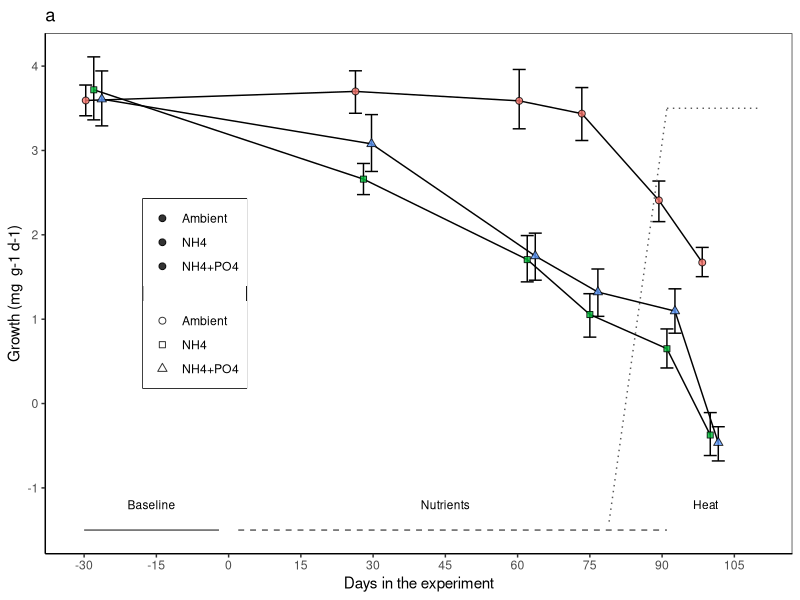
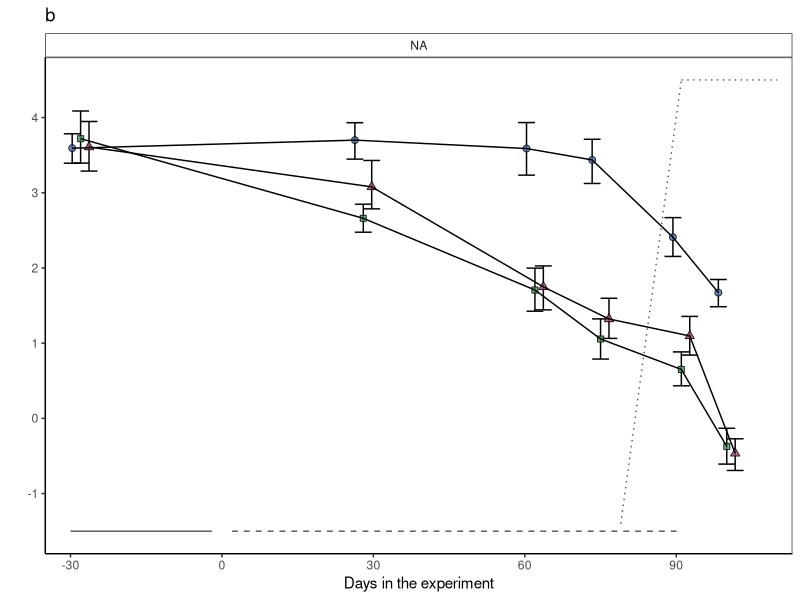
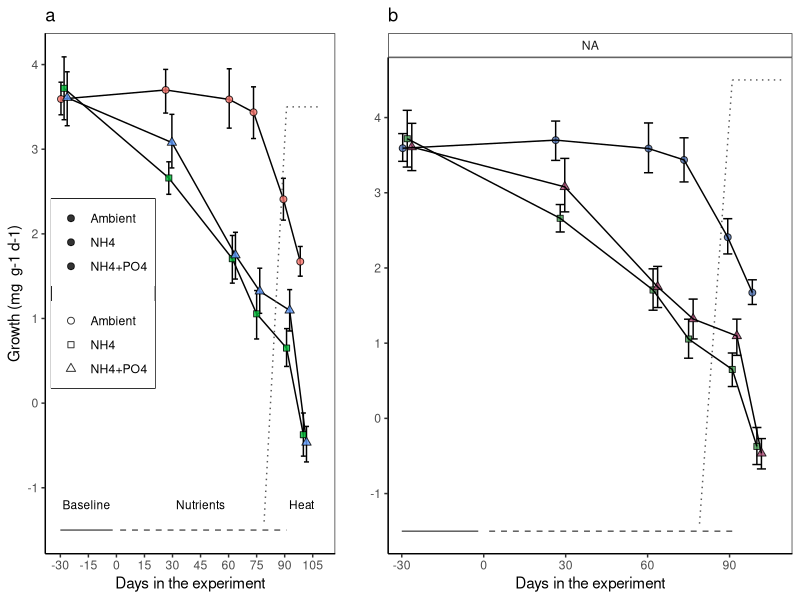
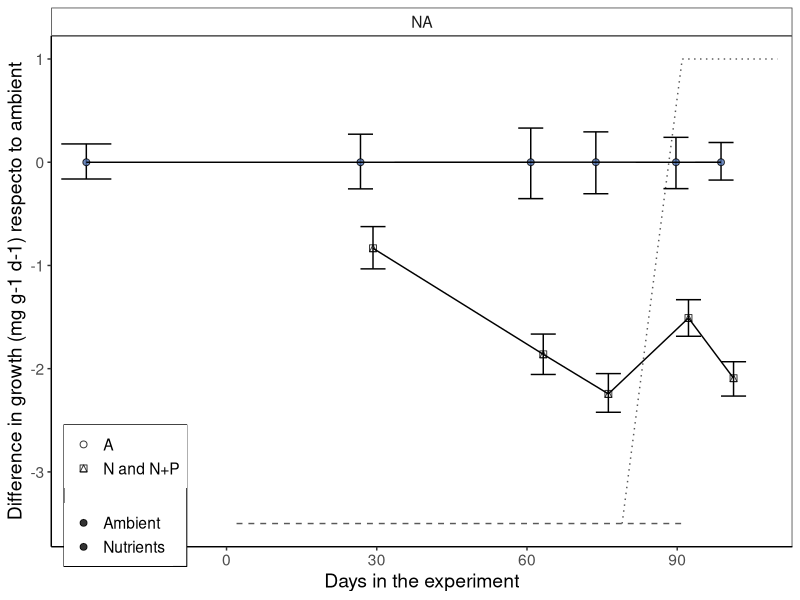
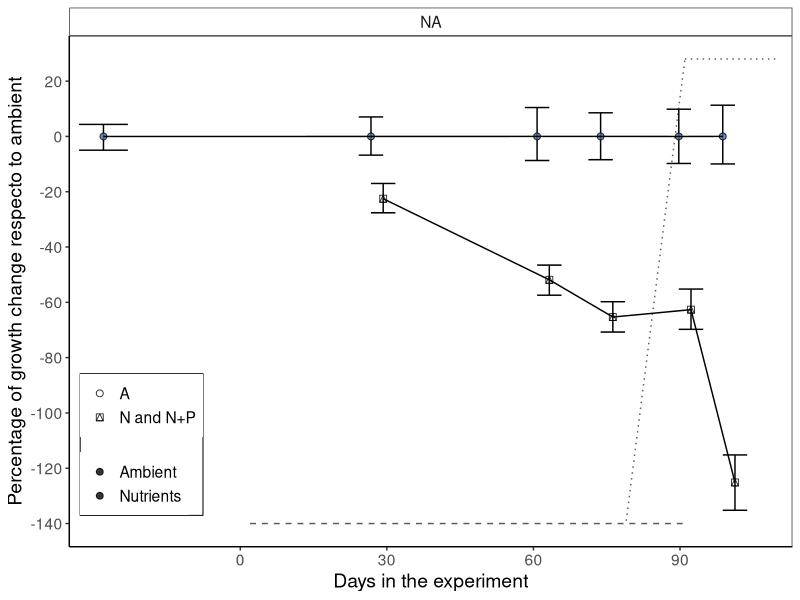
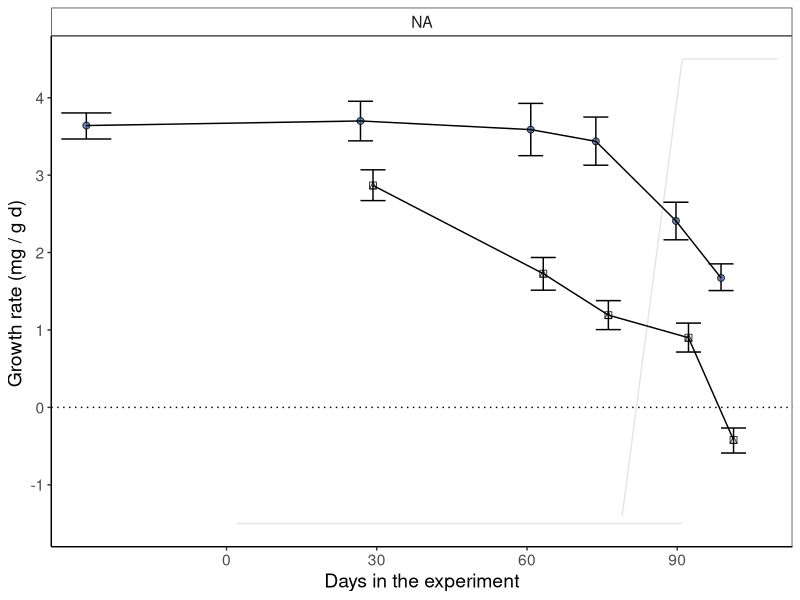

These figures' R source, in order: (Note: this script raises an error after producing the figures.)
## ---- chunk 1
knitr::opts_chunk$set(echo = TRUE, warning=FALSE, message=FALSE)
## ---- chunk 2

# Load all libraries and sources required to run the script
    library(tidyverse)
    library(ggthemes)
    library(lmerTest)
    library(emmeans)
    library(multcomp)
    library(gridExtra)
    library(rstatix)

# Default ggplot settings

    Fill.colour<-scale_colour_manual(values = c ("#4A6CAA", "#469B53", "#AA4A74"))

    ggthe_bw<-theme_bw() + theme(panel.grid.major = element_blank(), 
                    panel.grid.minor = element_blank(),
                    #panel.background = element_blank(), 
                    axis.line = element_line(colour = "black"),
                    plot.background=element_blank(),
                    legend.title = element_blank(), 
                    legend.box.background = element_rect(),
                    panel.background =element_rect(fill = NA, color = "white"),
                    legend.position=c(0.2, 0.5),
                    strip.background =element_rect(fill=NA))
## ---- chunk 3
# Import data: 

  ## Growth long
    BW.Tall<-read.csv("Growth_corrected.csv", header = TRUE)
    
  ## Genotype information
    MOTE<-read.csv("Genotype_Info.csv", header = TRUE)
    BW.Tall<-merge(BW.Tall, MOTE, by="Gen", all.x=TRUE)
    
  ## Data type  
    BW.Tall$Initial.Date<-as.Date(BW.Tall$Initial.Date, "%m/%d/%y")
    BW.Tall$Final.Date<-as.Date(BW.Tall$Final.Date, "%m/%d/%y")
    BW.Tall$Days<-(as.numeric(as.Date(BW.Tall$Final.Date))-17485)
    BW.Tall$DayF<-(as.factor(BW.Tall$Days))
 
    BW.Tall$TimePoint[BW.Tall$DayF=="-28"]<-"1"
    BW.Tall$TimePoint[BW.Tall$DayF=="-7"]<-"NA"
    BW.Tall$TimePoint[BW.Tall$DayF=="28"]<-"2"
    BW.Tall$TimePoint[BW.Tall$DayF=="62"]<-"3"
    BW.Tall$TimePoint[BW.Tall$DayF=="75"]<-"4"
    BW.Tall$TimePoint[BW.Tall$DayF=="91"]<-"5"
    BW.Tall$TimePoint[BW.Tall$DayF=="100"]<-"6"
    BW.Tall$TimePoint[BW.Tall$DayF=="113"]<-"7"
    BW.Tall$TimePoint<-as.numeric(as.character(BW.Tall$TimePoint))
    
    
    BW.Tall$Treatment <- as.character(BW.Tall$Treatment)
    BW.Tall$Treatment[BW.Tall$Treatment == "Control"] <- "Ambient"
    BW.Tall$Treatment[BW.Tall$Treatment == "N"] <- "NH4"
    BW.Tall$Treatment[BW.Tall$Treatment == "NP"] <- "NH4+PO4"
    BW.Tall$Treatment <- as.factor(BW.Tall$Treatment)
    
    BW.Tall$Nutrients <- "Nutrients"
    BW.Tall$Nutrients[BW.Tall$Treatment == "Ambient"] <- "Ambient"
    
    BW.Tall$Colony <- as.factor(BW.Tall$Gen)
    BW.Tall$MoteGen<-factor(BW.Tall$MoteGen, 
                                   levels=c("G_48", "G_62","G_31", "G_08","G_07", "G_50"))
    BW.Tall$SampleID <- paste("Ac", BW.Tall$Fra, BW.Tall$TimePoint, sep = "_")
  
    
  ## Remove recovery data points
    BW.Tall<-subset(BW.Tall, Initial.Date!="2017-10-18")
    BW.Tall<-subset(BW.Tall, Initial.Date!="2018-02-23") # After heat stress
    
## ---- chunk 4

 N.fragments<-BW.Tall %>% 
     group_by(MoteGen) %>% count(DayF)
 N.fragments
## ---- chunk 5

# Treatment effect over time
    BW_Treat<- ggplot(BW.Tall, aes (Days, dAW.gd, fill=Treatment, shape=factor(Treatment))) + 
      scale_shape_manual(values=c(21, 22, 24), labels=c("Ambient", "NH4", "NH4+PO4"))+
      ggthe_bw + Fill.colour + ggtitle("a")+
  
      stat_summary(fun.data = "mean_cl_boot", geom = "errorbar",
                   position=position_dodge(width=5))+
      stat_summary(fun.y=mean, geom="line", 
                   position=position_dodge(width=5), linetype=1) +
      stat_summary(fun.y=mean, geom="point", size =2,  alpha=0.8,
                   position=position_dodge(width=5))  + 
  
      scale_x_continuous(name="Days in the experiment", 
                         breaks = seq(-30, 115, by=15)) +
      scale_y_continuous(name="Growth (mg  g-1 d-1)", 
                         breaks = seq(-1, 4, by=1)) +
  
      annotate("segment", x = -30, xend = -2, y = -1.5, yend = -1.5,
                colour = "gray35")+
      annotate("text", x = -16, y = -1.2, label = "Baseline", size=3)+
    
      annotate("segment", x = 2, xend = 91, y = -1.5, yend = -1.5,
                colour = "gray35", linetype="dashed")+
      annotate("text", x = 45, y = -1.2, label = "Nutrients", size=3)+
    
      annotate("segment", x = 79, xend = 91, y = -1.4, yend = 3.5,
                colour = "gray35", linetype="dotted")+
    
      annotate("segment", x = 91, xend = 110, y = 3.5, yend = 3.5,
                colour = "gray35", linetype="dotted")+
      annotate("text", x = 99, y = -1.2, label = "Heat", size=3)
  BW_Treat
  
# ggsave(file="Outputs/Figure3_BW_corrected.svg", plot=BW_Treat, dpi = 300, units="in", width=3.5, height=3.0)
## ---- chunk 6

BW.Tall$TreatmentG<-BW.Tall$Treatment
BW.Tall$TreatmentG[BW.Tall$DayF==-28] <-"Ambient"

Colour.colour<-scale_colour_manual(values = c ("#4A6CAA", "#469B53", "#AA4A74"))
Fill.colour<-scale_fill_manual(values = c ("#4A6CAA", "#469B53", "#AA4A74"))

BW_Col <- ggplot(BW.Tall, aes(Days, dAW.gd, fill=Treatment,
                              shape=factor(Treatment))) +
  
     annotate("segment", x = -30, xend = -2, y = -1.5, yend = -1.5,
                colour = "gray35")+
      # annotate("text", x = -16, y = -1.2, label = "BL", size=3)+
    
      annotate("segment", x = 2, xend = 91, y = -1.5, yend = -1.5,
                colour = "gray35", linetype="dashed")+
      # annotate("text", x = 45, y = -1.2, label = "Nutrients", size=3)+
    
      annotate("segment", x = 79, xend = 91, y = -1.4, yend = 4.5,
                colour = "gray35", linetype="dotted")+
    
      annotate("segment", x = 91, xend = 110, y = 4.5, yend = 4.5,
                colour = "gray35",  linetype="dotted")+
      # annotate("text", x = 99, y = 3.5, label = "H", size=4)+
  
           stat_summary(fun.data = "mean_cl_boot",geom = "errorbar", 
                        position=position_dodge(width=5), width = 10)+
           stat_summary(fun.y=mean, geom="point", size =2,
                        position=position_dodge(width=5), alpha=0.8) +
           stat_summary(fun.y=mean, geom="line", 
                        position=position_dodge(width=5), linetype=1) + 
    scale_shape_manual(values=c(21, 22, 24),
                     labels=c("Ambient", "NH4", "NH4+PO4"))+
    ggthe_bw + Colour.colour + Fill.colour + ggtitle("b") +
    scale_x_continuous(name="Days in the experiment",
                           limits = c(-35,113),
                           breaks = seq(-30, 113, 30),  
                           expand = c(0, 0))+
    scale_y_continuous(name=" ", 
                      breaks = seq(-1, 5, by=1)) +
   #geom_hline(yintercept = 0, linetype=3)+
  
    theme(legend.position="none",
          legend.title = element_blank(), 
          strip.background =element_rect(fill=NA)) +

     facet_wrap(~MoteGen)
BW_Col

#ggsave(file="Outputs/S2a_Growth_genotype.svg", plot=BW_Col, width=6.0, height=3.5)

## ---- chunk 7
Figure.3<-grid.arrange(BW_Treat, BW_Col,
          ncol = 2,  widths = c(1.5,2))
#ggsave(file="Outputs/Figure3.svg", plot=Figure.3, width=6.5, height=4.5)
## ---- chunk 8
# Claculate relative changes (1 - Ambinet)
      
BW.Tall$Nutrients2<-BW.Tall$Nutrients
BW.Tall$Nutrients2[BW.Tall$DayF=="-28"]<-"Ambient"
          
    BW.Summary <-BW.Tall %>%
          group_by(MoteGen, Nutrients2, DayF) %>%
          get_summary_stats(dAW.gd, type = "mean_sd")
    BW.Summary
    
    BW.Summary<-subset(BW.Summary, Nutrients2=="Ambient" )
    BW.Summary<-BW.Summary[, -3]
    BW.Summary<-BW.Summary[, -3]
    BW.Summary<-BW.Summary[, -3]
    
    BW.Tall<-merge(BW.Tall, BW.Summary,  by=c("MoteGen", "DayF"), all.x = T)
    BW.Tall$Difference<-BW.Tall$dAW.gd-BW.Tall$mean
## ---- chunk 9

Colour.colour<-scale_colour_manual(values = c ("#4A6CAA", "#b45274"))
Fill.colour<-scale_fill_manual(values = c ("#4A6CAA",  "#b45274"))

BW_Diff_Col <- ggplot(BW.Tall, aes(Days, Difference, fill=Nutrients2,
                              shape=factor(Nutrients2))) +
      annotate("segment", x = 2, xend = 91, y = -3.5, yend = -3.5,
                colour = "gray35", linetype = "dashed")+
      annotate("segment", x = 79, xend = 91, y = -3.5, yend = 1,
                colour = "gray35", linetype = "dotted")+
      annotate("segment", x = 91, xend = 110, y =1, yend =1,
                colour = "gray35",  linetype = "dotted")+
    
      stat_summary(fun.data = "mean_cl_boot",geom = "errorbar", 
                        position=position_dodge(width=5), width = 10)+
      stat_summary(fun.y=mean, geom="point", size =2,
                        position=position_dodge(width=5), alpha=0.8) +
      stat_summary(fun.y=mean, geom="line", 
                        position=position_dodge(width=5), linetype=1) + 
      
      scale_shape_manual(values=c(21, 14),
                     labels=c("A", "N and N+P"))+ 
      ggthe_bw + Colour.colour + Fill.colour +
      scale_x_continuous(name="Days in the experiment",
                           limits = c(-35,113),
                           breaks = seq(0, 113, 30),  
                           expand = c(0, 0))+
      scale_y_continuous(name="Difference in growth (mg g-1 d-1) respecto to ambient", 
                         breaks = seq(-4, 1.5, by=1)) +
  
    theme(text=element_text(size=14),
          legend.position=c(0.1, 0.1),
          legend.title = element_blank(), 
          strip.background =element_rect(fill=NA)) +

     facet_wrap(~MoteGen)
BW_Diff_Col
        
#ggsave(file="Outputs/S_3_BW_Diff_Col.svg", plot=BW_Diff_Col, width=5.0, height=5)
          
## ---- chunk 10
# Claculate percentajes changes (1 - Control)
  BW.Tall$percentage<-(BW.Tall$Difference/BW.Tall$mean)*100

## ---- chunk 11

Colour.colour<-scale_colour_manual(values = c ("#4A6CAA", "#b45274"))
Fill.colour<-scale_fill_manual(values = c ("#4A6CAA",  "#b45274"))

BW_perent_Col <- ggplot(BW.Tall, aes(Days, percentage, fill=Nutrients2,
                              shape=factor(Nutrients2))) +
  
      annotate("segment", x = 2, xend = 91, y = -140, yend = -140,
                colour = "gray35", linetype = "dashed")+
      annotate("segment", x = 79, xend = 91, y = -139, yend = 28,
                colour = "gray35", linetype = "dotted")+
      annotate("segment", x = 91, xend = 110, y = 28, yend =28,
                colour = "gray35",  linetype = "dotted")+
    
           stat_summary(fun.data = "mean_cl_boot",geom = "errorbar", 
                        position=position_dodge(width=5), width = 10)+
           stat_summary(fun.y=mean, geom="point", size =2,
                        position=position_dodge(width=5), alpha=0.8) +
           stat_summary(fun.y=mean, geom="line", 
                        position=position_dodge(width=5), linetype=1) + 
    scale_shape_manual(values=c(21, 14),
                     labels=c("A", "N and N+P"))+
           ggthe_bw + Colour.colour + Fill.colour +
    scale_x_continuous(name="Days in the experiment",
                           limits = c(-35,113),
                           breaks = seq(0, 113, 30),  
                           expand = c(0, 0))+
    scale_y_continuous(name="Percentage of growth change respecto to ambient", 
                         breaks = seq(-140, 100, by=20)) +
  
      theme(text=element_text(size=14),
          legend.position=c(0.1, 0.2),
          legend.title = element_blank(), 
          strip.background =element_rect(fill=NA)) +

     facet_wrap(~MoteGen)
BW_perent_Col

#ggsave(file="Outputs/S_3_BW_Percentaje_Col.svg", plot=BW_perent_Col, width=5.0, height=5)

## ---- chunk 12

BW.Tall$Nutrients[BW.Tall$DayF==-28] <-"Ambient"

Colour.colour<-scale_colour_manual(values = c ("#4A6CAA", "#b45274"))
Fill.colour<-scale_fill_manual(values = c ("#4A6CAA",  "#b45274"))

BW_Col <- ggplot(BW.Tall, aes(Days, dAW.gd, fill=Nutrients,
                              shape=factor(Nutrients))) +
  
     #annotate("segment", x = -30, xend = -2, y = -1.5, yend = -1.5,
      #          colour = "gray90")+
      # annotate("text", x = -16, y = -1.2, label = "BL", size=3)+
    
      annotate("segment", x = 2, xend = 91, y = -1.5, yend = -1.5,
                colour = "gray90")+
      # annotate("text", x = 45, y = -1.2, label = "Nutrients", size=3)+
    
      annotate("segment", x = 79, xend = 91, y = -1.4, yend = 4.5,
                colour = "gray90")+
    
      annotate("segment", x = 91, xend = 110, y = 4.5, yend = 4.5,
                colour = "gray90")+
      # annotate("text", x = 99, y = 3.5, label = "H", size=4)+
  
           stat_summary(fun.data = "mean_cl_boot",geom = "errorbar", 
                        position=position_dodge(width=5), width = 10)+
           stat_summary(fun.y=mean, geom="point", size =2,
                        position=position_dodge(width=5), alpha=0.8) +
           stat_summary(fun.y=mean, geom="line", 
                        position=position_dodge(width=5), linetype=1) + 
    scale_shape_manual(values=c(21, 14),
                     labels=c("A", "N+P"))+
           ggthe_bw + Colour.colour + Fill.colour +
  
    scale_x_continuous(name="Days in the experiment",
                           limits = c(-35,113),
                           breaks = seq(0, 113, 30),  
                           expand = c(0, 0))+
    scale_y_continuous(name="Growth rate (mg / g d) ", 
                         breaks = seq(-1, 5, by=1)) +
   geom_hline(yintercept = 0, linetype=3)+
  
    ylab("Growth rate (mg/ g d) ") + 
    theme(text=element_text(size=14),
          legend.position="none",
          legend.title = element_blank(), 
          strip.background =element_rect(fill=NA)) +

     facet_wrap(~MoteGen)
BW_Col

#ggsave(file="Outputs/S2a_Growth_genotype.svg", plot=BW_Col, width=6.0, height=3.5)

## ---- chunk 13
# sample means
BW.nutrients1 <- aggregate(dAW.gd~Nutrients+Days+MoteGen, data=BW.Tall, mean, na.rm=TRUE)
          names(BW.nutrients1)[4] <- "mean"
      
# sample SDs
BW.nutrientssd1 <- aggregate(dAW.gd~Nutrients+Days+MoteGen, data=BW.Tall, sd, na.rm=TRUE)
          names(BW.nutrientssd1)[4] <- "sd"
          
          
# Collect the summary statistics in a dataframe
    BW.nutrients1<-merge(BW.nutrients1, BW.nutrientssd1)
    BW.nutrients1<-BW.nutrients1[order(BW.nutrients1$Days, BW.nutrients1$MoteGen),]
    BW.nutrients1
## ---- chunk 14

## ---- chunk 15
BW_ColonyT<- ggplot(BW.Tall, aes (Days, dAW.gd, colour=MoteGen)) +   
  stat_summary(fun.data = "mean_cl_boot",geom = "errorbar", width = 0.8)+
  stat_summary(fun.y=mean, geom="point", size =2, alpha=0.5) +
   ylab("Growth (mg/ g d)") +
  
     annotate("segment", x = 2, xend = 91, y = -1, yend = -1,
                   colour = "gray90", linetype=1)+
     annotate("segment", x = 79, xend = 91, y = -1, yend = -0.5,
                   colour = "gray90", linetype=1)+
     annotate("segment", x = 91, xend = 110, y = -0.5, yend = -0.5,
                   colour = "gray90", linetype=1)+
     annotate("text", x = 45, y = -1.5, label = "Nutrients", size=3)+
     annotate("text", x = 99, y = -1.5, label = "H", size=3)+
  stat_summary(fun.y=mean, geom="line") + ggthe_bw + facet_grid (~Treatment)  
BW_ColonyT
## ---- chunk 16
BW_ColonyTF<- ggplot(BW.Tall, aes (Days, dAW.gd, colour=factor(Fra), group=Fra)) +    stat_summary(fun.y=mean, geom="line") + ggthe_bw + facet_grid (MoteGen~Treatment)+  geom_point()+ theme(legend.position = "none")
BW_ColonyTF

## ---- chunk 17

BW_Init<- ggplot(BW.Initial, aes (MoteGen, dAW.gd, colour=MoteGen)) +
  ggtitle("(a) Baseline")+
  stat_summary(fun.data = "mean_cl_boot",geom = "errorbar", width = 0.2) +
  stat_summary(fun.y=mean, geom="point", size =3, alpha=0.5) + ggthe_bw +
  scale_y_continuous(name=("Growth (mg/ g d) "),
                     limits = c(0,6),
                     breaks = seq(0, 6, by=0.5))+
  theme(legend.position=c(0.3, 0.3),
        legend.title = element_blank(), 
        strip.background =element_rect(fill=NA))

BW_Final<- ggplot(BW.FinalAC, aes (MoteGen, dAW.gd, colour=MoteGen)) +
   ggtitle("(a) Ambient (day 75)")+
  stat_summary(fun.data = "mean_cl_boot",geom = "errorbar", width = 0.2) +
  stat_summary(fun.y=mean, geom="point", size =3, alpha=0.5) + ggthe_bw +
  scale_y_continuous(name=("Growth (mg/ g d) "),
                     limits = c(0,6),
                     breaks = seq(0, 6, by=0.5))+
   ylab("Growth (mg/ g d) ")+
  theme(legend.position="none",
        legend.title = element_blank(), 
        strip.background =element_rect(fill=NA))

BW_Colony_Control<- ggplot(BW.Control, aes (Days, dAW.gd, colour=MoteGen)) +
  stat_summary(fun.data = "mean_cl_boot",geom = "errorbar", 
               width = 10, position=position_dodge(width=5)) +
  stat_summary(fun.y=mean, geom="point", size =3, alpha=0.5,
               position=position_dodge(width=5)) +
  stat_summary(fun.y=mean, geom="line", position=position_dodge(width=5)) +
  
  ggthe_bw + # geom_jitter()+
  ggtitle("(b) Ambient - Control") +
  scale_y_continuous(name=("Growth (mg/ g d) "),
                     limits = c(0,6),
                     breaks = seq(0, 6, by=0.5))+
  theme(legend.position="none")


Captivityeffect<-grid.arrange(BW_Init,BW_Final, nrow=1)
Captivityeffect2<-grid.arrange(BW_Init,BW_Colony_Control, nrow=1)
#ggsave(file="Outputs/S_Genotypes.svg", plot=Captivityeffect, width=6, height=3.5)

## ---- chunk 18
BW_Colony_Control<-ggplot(BW.Control, aes (Days, dAW.gd, colour=factor(Fra), group=Fra)) +   
  #stat_summary(fun.data = "mean_cl_boot",geom = "errorbar", width = 0.8)+
  #stat_summary(fun.y=mean, geom="point", size =2, alpha=0.5) +
  stat_summary(fun.y=mean, geom="line") + ggthe_bw + 
  facet_wrap (~MoteGen)+  geom_point()+ theme(legend.position = "none")
BW_Colony_Control
## ---- chunk 19
# Complex to simple models 
  
  LM_1 <- lmer(dAW.gd ~ Treatment*DayF +
                               (1 + Treatment|Genotype) + (1|Replicate), REML=TRUE, data= BW.Tall)
  
  LM_2 <- lmer(dAW.gd ~ Treatment * DayF +
                               (Treatment|Genotype), REML=TRUE,  data= BW.Tall)
   
  LM_3 <- lmer(dAW.gd ~ Treatment  * DayF +
                               (1|Genotype), REML=TRUE, data= BW.Tall)
 

# Select model
  AIC(LM_1, LM_2, LM_3) # 1=2, but 3 has lower AIC
  
  anova(LM_1, LM_2, refit=FALSE)
  anova(LM_2, LM_3, refit=FALSE)
  anova(LM_1, LM_3, refit=FALSE)
 
# Final model 
  LM_Treatment_Days<-lmer(dAW.gd ~ Treatment * DayF +
                             (1|Genotype) + (1|Fra),  data= BW.Tall) 
  # Removed (1|Replicate) since it was not significant (p=0.1642)
  isSingular(LM_Treatment_Days)
  
  anova(LM_Treatment_Days)
  ranova(LM_Treatment_Days)
  #summary(LM_Treatment_Days)

par(mfrow=c(1,2))
  plot(fitted(LM_Treatment_Days), residuals(LM_Treatment_Days, type="pearson"))
  abline(h=0)
  qqnorm(residuals(LM_Treatment_Days, type="pearson"))
abline(0,1)
  
# Pairwise comparisons
  BW.emmc<-emmeans(LM_Treatment_Days, ~Treatment*DayF)
  #contrast(BW.emmc, "tukey")
  BW_groups<-cld(BW.emmc)
  #BW.emmc<-emmeans(LM_Treatment_Days, ~Treatment|DayF)
  #contrast(BW.emmc, "tukey")
  #BW_groups<-cld(BW.emmc)
  
  #BW_groups<-as.data.frame(BW_groups[complete.cases(BW_groups),])
  BW_groups<-BW_groups[order(BW_groups$DayF,BW_groups$Treatment),]
  BW_groups
  
#write.csv(BW_groups, "Outputs/BW_groups_corrected.csv", row.names = F)

## ---- chunk 20
#library(nlme)
# 
# fit1 <- gls(dAW.gd ~ DayF *Treatment, data=BW.Tall,
#   correlation=corSymm(form=~TimePoint|Fra),
#   weights=varIdent(form=~1|TimePoint),
#   na.action=na.exclude,
#   control=glsControl(opt="optim"))
## ---- chunk 21
# summary(fit1)
# 
# intervals(fit1)
# anova(fit1, type="marginal")
# getVarCov(fit1)
# residuals(fit1, type="pearson")
# 
# par(mfrow=c(1,2))
# plot(fitted(fit1), residuals(fit1, type="pearson"))
# abline(h=0)
# qqnorm(residuals(fit1, type="pearson"))
# abline(0,1)
## ---- chunk 22
# library(rms)
# clda_Gls_1 <- Gls(dAW.gd ~ DayF * Treatment, 
#                   correlation=corSymm (form = ~TimePoint|Fra),
#         weights=varIdent(form=~1|TimePoint),
#         na.action=na.exclude,
#         control=glsControl(opt="optim"),
#         data=BW.Tall)
# 
# data1<-expand.grid(DayF=unique(BW.Tall$DayF),
#                    Treatment=unique(BW.Tall$Treatment))
# 
# predictions_1 <- cbind(data1, 
# predict (clda_Gls_1, data1, conf.int=0.95))
# 
# predictions_1$Days<-as.numeric(as.character(predictions_1$DayF))

## ---- chunk 23
# pd <- position_dodge(2)
# limits <- aes(ymax = upper , ymin=lower, shape=Treatment)
# 
# pCI1 <- ggplot(predictions_1, aes(y=linear.predictors, x=Days, 
#                                 fill=Treatment)) + 
#       geom_errorbar(limits, width= 2 , position=pd) + 
#       geom_line(aes(group=Treatment, y=linear.predictors), position=pd, size=0.1) + 
#       geom_point(aes(fill=Treatment), shape=21, position=pd, size=4, alpha=0.8) +
#         
#       ggthe_bw+
#         
#       geom_hline(yintercept = 0, linetype=3)+
#       
#       scale_x_continuous(name="Days in the experiment", 
#                          breaks = seq(0, 115, by=15)) +
#       scale_y_continuous(name="Estimated growth (mg / g d) ", 
#                          breaks = seq(-1, 4, by=1)) +
#     
#       theme(text=element_text(size=14),
#           legend.position="right",
#           legend.title = element_blank(), 
#           strip.background =element_rect(fill=NA)) +
#     
#       annotate("segment", x = -30, xend = -2, y = -1.5, yend = -1.5,
#                 colour = "gray90")+
#       annotate("text", x = -16, y = -1.2, label = "Baseline", size=3)+
#     
#       annotate("segment", x = 2, xend = 91, y = -1.5, yend = -1.5,
#                 colour = "gray90")+
#       annotate("text", x = 45, y = -1.2, label = "Nutrients", size=3)+
#     
#       annotate("segment", x = 79, xend = 91, y = -1.4, yend = -1,
#                 colour = "gray90")+
#     
#       annotate("segment", x = 91, xend = 110, y = -1, yend = -1,
#                 colour = "gray90")+
#       annotate("text", x = 99, y = -1.2, label = "Heat", size=3)
#  
# pCI1
## ---- chunk 24
# ANOVA
  LM_bl <- lmer(dAW.gd ~ MoteGen + (1|Replicate), data= BW.Initial)
  anova(LM_bl)
  ranova(LM_bl)
  
    LM_bl <- lm(dAW.gd ~ MoteGen, data= BW.Initial)
    anova(LM_bl)
    summary(LM_bl)
  
# Pairwise comparisons
  BW_bl.emmc<-emmeans(LM_bl, ~MoteGen)
  #contrast(BW_bl.emmc, "tukey")
  
#Tukey groups
  BW_bl_groups<-cld(BW_bl.emmc)
  #write.csv(BW_bl_groups, "Outputs/BW_baseline_groups.csv", row.names = F)

# Summary stats
  # library(rstatix)
  
  Stats_BL<-BW.Initial %>%
    group_by(MoteGen) %>%
    get_summary_stats(dAW.gd, type = "mean_sd")
  Stats_BL

## ---- chunk 25
summary(BW.Control)

# Model
  LM_A_C.0 <- lmer(dAW.gd ~ MoteGen * DayF + (1|Replicate), data= BW.Control)
  anova(LM_A_C.0) # Day alone is not significant, but Day:Genet is 
  ranova(LM_A_C.0) # Replicate is not significant

  LM_A_C <-lmer(dAW.gd ~ MoteGen * DayF + (1|Fra), data= BW.Control)
  anova(LM_A_C) # Day alone is not significant, but Day:Genet is 
  ranova(LM_A_C)
  
# Pairwise comparisons
  BW_A_C.emmc<-emmeans(LM_A_C, ~MoteGen | DayF)
  #contrast(BW_A_C.emmc, "tukey")
  
  #BW_A_C.emmc<-emmeans(LM_A_C, ~DayF|MoteGen)
  #contrast(BW_A_C.emmc, "tukey")
  
#Tukey groups
  BW_A_C_groups<-cld(BW_A_C.emmc)
  
  BW_A_C_groups<-BW_A_C_groups[order(BW_A_C_groups$MoteGen,BW_A_C_groups$Day),]
  BW_A_C_groups
  
  #write.csv(BW_A_C_groups, "Outputs/BW_A_C_groups.csv", row.names = F)

# Summary stats
  # library(rstatix)
  
  Stats_Control<-BW.Control %>%
    group_by(MoteGen) %>%
    get_summary_stats(dAW.gd, type = "mean_sd")
  Stats_Control

## ---- chunk 26
summary(BW.FinalAC)

# Model
  LM_A_C.75 <- lmer(dAW.gd ~ MoteGen + (1|Replicate), data= BW.FinalAC)
  isSingular(LM_A_C.75)
  anova(LM_A_C.75) # Day alone is not significant, but Day:Genet is 
  ranova(LM_A_C.75) # Replicate is not significant

  LM_A_C.75 <-lm(dAW.gd ~ MoteGen , data=BW.FinalAC)
  anova(LM_A_C.75) # Day alone is not significant, but Day:Genet is 
  summary(LM_A_C.75)
  
# Pairwise comparisons
  BW_A_C75.emmc<-emmeans(LM_A_C.75, ~MoteGen)
  #contrast(BW_A_C.emmc, "tukey")
  
#Tukey groups
  BW_A_C75_groups<-cld(BW_A_C75.emmc)
  BW_A_C75_groups
  #write.csv(BW_A_C75_groups, "Outputs/BW_A_C75_groups.csv", row.names = F)

  Stats_75_a<-BW.FinalAC %>%
    group_by(MoteGen) %>%
    get_summary_stats(dAW.gd, type = "mean_sd")
  Stats_75_a
## ---- chunk 27
BW.AC<-subset(BW.Tall, Days<80)
  BW.AC$Treatment[BW.AC$DayF=="-28"]<-"A"
  BW.AC<-subset(BW.AC, Treatment=="A") # Only Ambient
  BW.AC<-droplevels(BW.AC)

  Stats_Con_BL<-BW.AC %>%
    group_by(MoteGen, DayF) %>%
    get_summary_stats(dAW.gd, type = "mean_sd")
  Stats_Con_BL

  summary(BW.AC)

# Model
  LM_AC_BL <- lmer(dAW.gd ~ MoteGen * DayF + (1|Replicate), data= BW.AC)
  isSingular(LM_AC_BL)
  anova(LM_AC_BL) # Day alone is not significant, but Day:Genet is 
  ranova(LM_AC_BL) # Replicate is not significant

  LM_AC_BL <-lmer(dAW.gd ~ MoteGen * DayF + (1|Fra), data= BW.AC)
  anova(LM_AC_BL) # Day alone is not significant, but Day:Genet is 
  ranova(LM_AC_BL)
  
# Pairwise comparisons
  BW_AC_BL.emmc<-emmeans(LM_AC_BL, ~MoteGen | DayF)
  #contrast(BW_AC_BL.emmc, "tukey")
  
  BW_AC_BL.emmc<-emmeans(LM_AC_BL, ~DayF|MoteGen)
  #contrast(BW_AC_BL.emmc, "tukey")
  
#Tukey groups
  BW_AC_BL.emmc<-emmeans(LM_AC_BL, ~MoteGen * DayF)
  BW_AC_BL_groups<-cld(BW_AC_BL.emmc)
  
  BW_AC_BL_groups<-BW_AC_BL_groups[order(BW_AC_BL_groups$DayF,BW_AC_BL_groups$MoteGen),]
  BW_AC_BL_groups
  
  #write.csv(BW_AC_BL_groups, "Outputs/BW_AC_BL_groups", row.names = F)

## ---- chunk 28

summary(BW.100)

BW.100.C<-subset(BW.100, Treatment=="A")
summary(BW.100.C)

# Model
  LM_A_H.100 <- lmer(dAW.gd ~ MoteGen + (1|Replicate), data= BW.100.C)
  anova(LM_A_H.100) 
  ranova(LM_A_H.100) # Replicate is not significant

# Pairwise comparisons
  BW_A_H100.emmc<-emmeans(LM_A_H.100, ~MoteGen)
  #contrast(BW_A_H100.emmc, "tukey")
  
#Tukey groups
  BW_A_H100_groups<-cld(BW_A_H100.emmc)
  BW_A_H100_groups
  #write.csv(BW_A_H100_groups, "Outputs/BW_A_H100_groups.csv", row.names = F)

  Stats_100_a<-BW.100.C %>%
    group_by(MoteGen) %>%
    get_summary_stats(dAW.gd, type = "mean_sd")
  Stats_100_a
  
## ---- chunk 29
  
BW_91<- ggplot(subset(BW.91, Treatment=="A"), aes (MoteGen, dAW.gd, colour=MoteGen)) +
  ggtitle("(c) Heat (day 91)")+
  stat_summary(fun.data = "mean_cl_boot",geom = "errorbar", width = 0.2) +
  stat_summary(fun.y=mean, geom="point", size =3, alpha=0.5) + ggthe_bw +
  scale_y_continuous(name=("Growth (mg/ g d) "),
                     limits = c(0,6),
                     breaks = seq(0, 6, by=0.5))+
  theme(legend.position="none",
        legend.title = element_blank(), 
        strip.background =element_rect(fill=NA)) #+
  facet_grid(Treatment~.)


BW_100<- ggplot(subset(BW.100, Treatment=="A"), aes (MoteGen, dAW.gd, colour=MoteGen)) +
  ggtitle("(d) Heat (day 100)")+
  stat_summary(fun.data = "mean_cl_boot",geom = "errorbar", width = 0.2) +
  stat_summary(fun.y=mean, geom="point", size =3, alpha=0.5) + ggthe_bw +
  scale_y_continuous(name=("Growth (mg/ g d) "),
                     limits = c(0,6),
                     breaks = seq(0, 6, by=0.5))+
  theme(legend.position="none",
        legend.title = element_blank(), 
        strip.background =element_rect(fill=NA)) #+facet_grid(Treatment~.)

HeatEffect<-grid.arrange(BW_91, BW_100, nrow=1)

## ---- chunk 30
All_ambient<-grid.arrange(BW_Init,BW_Final, BW_91, BW_100, nrow=1)

#ggsave(file="Outputs/S_Genotypes_Ambient.svg", plot=All_ambient, width=8, height=5.5)
## ---- chunk 31

# Subset_data
  BW.A<-BW.Tall
    BW.A$Treatment[BW.A$DayF=="-28"]<-"A"
    BW.A<-subset(BW.A, Treatment=="A")  
    BW.A<-subset(BW.A, DayF!="28")
    BW.A<-subset(BW.A, DayF!="62")  
    # BW.A<-subset(BW.A, DayF!="91")
    BW.A<-droplevels(BW.A)

# Summary    
  summary(BW.A)
  
  Stats_Ambient<-BW.A %>%
    group_by(MoteGen, DayF) %>%
    get_summary_stats(dAW.gd, type = "mean_sd")
  Stats_Ambient
  
# Model
  LM_Ambinet <- lmer(dAW.gd ~ MoteGen * DayF + (1|Replicate), data= BW.A)
  isSingular(LM_Ambinet)
  anova(LM_Ambinet) 
  ranova(LM_Ambinet) # Replicate is not significant

  LM_Ambinet <-lmer(dAW.gd ~ MoteGen * DayF + (1|Fra), data= BW.A)
  anova(LM_Ambinet) # Day alone is not significant, but Day:Genet is 
  ranova(LM_Ambinet)
  
# Pairwise comparisons
  BW_Ambient.emmc<-emmeans(LM_Ambinet, ~MoteGen | DayF)
  #contrast(BW_Ambient.emmc, "tukey")
  
  BW_Ambient.emmc<-emmeans(LM_Ambinet, ~DayF|MoteGen)
  #contrast(BW_Ambient.emmc, "tukey")
  
#Tukey groups
  BW_AC_BL.emmc<-emmeans(LM_Ambinet, ~MoteGen * DayF)
  BW_AC_BL_groups<-cld(BW_AC_BL.emmc)
  
  BW_AC_BL_groups<-BW_AC_BL_groups[
    order(BW_AC_BL_groups$DayF,BW_AC_BL_groups$MoteGen),]
  BW_AC_BL_groups
  
  #write.csv(BW_AC_BL_groups, "Outputs/BW_AC_BL_groups", row.names = F)

## ---- chunk 32
# 1. Model
  
  LM_4 <- lmer(dAW.gd ~ Treatment*DayF*MoteGen +
                       (1|Fra), REML=TRUE, data=BW.nutrients)

# Select model  
  anova(LM_4)  
  ranova(LM_4)

# 2. Predict values:
  pred_nutrients <- predict(LM_4,re.form = NA)

  #3. Bootstrap CI:
    nutrients.boot1 <- bootMer(LM_4, predict, nsim = 1000, re.form = NULL) # include random effects, reduce CI lot!
    std.err <- apply(nutrients.boot1$t, 2, sd)
    CI.lo_1 <- pred_nutrients - std.err*1.96
    CI.hi_1 <- pred_nutrients + std.err*1.96

  #Plot
  Model_nutrinets_plot<- ggplot(
    BW.nutrients, aes(x = Days, y = dAW.gd, colour = MoteGen)) +
    geom_line(aes(y = pred_nutrients),size=2) +
    #geom_point(aes(fill=factor(Treatment)),
    #         shape = 21, colour = "black", size = 2, stroke = 0.3, alpha=0.3) +
    geom_ribbon(aes(ymin = CI.lo_1, ymax = CI.hi_1),
                size=2, alpha = 0.1, linetype = 0) +
    #scale_color_manual(values=my_colours) +
    #scale_fill_manual(values=my_colours) +
    scale_y_continuous(name=expression(~italic("Growth")),
                      limits = c(0, 6), 
                      breaks = seq(0, 6, by=1), expand = c(0,0))+
    scale_x_continuous("Days in the experiment", limits = c(-30, 78),
                     breaks = seq(-30, 76, by=15), expand = c(0,0))+
    
    stat_summary(fun.data = "mean_cl_boot",geom = "errorbar", width = 1,
                   position = position_dodge(1) )+
    stat_summary(fun.y=mean, geom="line", position = position_dodge(1), 
                linetype=1, alpha=0.5) + ggthe_bw
    
  
  Model_nutrinets_plot + facet_grid(~Treatment)
  
# Pairwise comparisons
  BW.emmc<-emmeans(LM_4, ~Treatment|DayF|MoteGen)
  contrast(BW.emmc, "tukey")
  BW_groups<-cld(BW.emmc)
  
  #BW_groups<-as.data.frame(BW_groups[complete.cases(BW_groups),])
  BW_groups<-BW_groups[order(BW_groups$Day,BW_groups$Treatment),]
  BW_groups
  
  #write.csv(BW_groups, "Outputs/BW_groups_corrected.csv", row.names = F)

## ---- chunk 33

BW.Tall$Nutrients <- "Nutrients"
BW.Tall$Nutrients[BW.Tall$Treatment == "A"] <- "Ambient"

   
# 1. Model
  
  LM_5 <- lmer(dAW.gd ~ Nutrients*DayF*MoteGen +
                       (1|Fra), REML=TRUE, data=BW.Nutrients)

# Select model  
  anova(LM_5)  
  ranova(LM_5)

# 2. Predict values:
  pred_nutrients2 <- predict(LM_5, re.form = NA)

  #3. Bootstrap CI:
    nutrients.boot2 <- bootMer(LM_5, predict, nsim = 1000, re.form = NULL) # include random effects, reduce CI lot!
    std.err <- apply(nutrients.boot2$t, 2, sd)
    CI.lo_2 <- pred_nutrients2 - std.err*1.96
    CI.hi_2 <- pred_nutrients2 + std.err*1.96

  #Plot
  Model_nutrinets_plot2<- ggplot(BW.Nutrients, 
                                 aes(x = Days, y = dAW.gd, 
                                     colour = MoteGen, shape=Nutrients)) +
    geom_line(aes(y = pred_nutrients2),size=2) +
    #geom_point(aes(fill=factor(Nutrients)),
    #         shape = 21, colour = "black", size = 2, stroke = 0.3, alpha=0.3) +
    geom_ribbon(aes(ymin = CI.lo_2, ymax = CI.hi_2),
                size=2, alpha = 0.1, linetype = 0) +
    #scale_color_manual(values=my_colours) +
    #scale_fill_manual(values=my_colours) +
    scale_y_continuous(name=expression(~italic("Growth")),
                      limits = c(-2, 6), 
                      breaks = seq(-2, 6, by=1), expand = c(0,0))+
    scale_x_continuous("Days in the experiment", limits = c(-30, 110),
                     breaks = seq(-30, 110, by=30), expand = c(0,0))+
    
    stat_summary(fun.data = "mean_cl_boot",geom = "errorbar", width = 1,
                   position = position_dodge(1) )+
    stat_summary(fun.y=mean, geom="line", position = position_dodge(1), 
                linetype=1, alpha=0.5) + ggthe_bw
    
  
  Model_nutrinets_plot2 + facet_grid(~Nutrients)
  
# Pairwise comparisons
  contrast(BW.emmc, "tukey")
  BW.emmc<-emmeans(LM_5, ~MoteGen|DayF|Nutrients)
  contrast(BW.emmc, "tukey")
  
  BW.emmc<-emmeans(LM_5, ~Nutrients|MoteGen|DayF)
  contrast(BW.emmc, "tukey")
  
  BW.emmc<-emmeans(LM_5, ~MoteGen*DayF*Nutrients)
  BW_groups_genotypes<-cld(BW.emmc)
  
  #BW_groups_genotypes<-as.data.frame(BW_groups_genotypes[complete.cases(BW_groups_genotypes),])
  BW_groups_genotypes<-BW_groups_genotypes[order(BW_groups_genotypes$MoteGen, 
                             BW_groups_genotypes$DayF,
                             BW_groups_genotypes$Nutrients),]
  BW_groups_genotypes
  
  #write.csv(BW_groups_genotypes, "Outputs/BW_groups_genotypes.csv", row.names = F)
